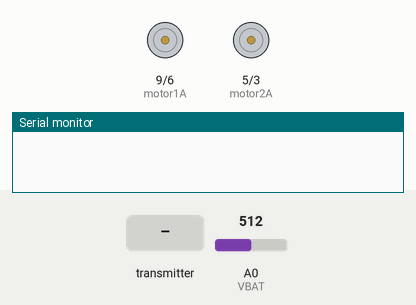
A sketch run on a simulated Arduino Uno, built with avr-gcc and run on an emulated ATmega328P. Shown: motor-driver pin pairs drawn as motors (green arrow = first pin HIGH = forward, orange = second pin HIGH = backward, longer = more drive, scaled by the enable pin), the last lines printed to the serial monitor. Inputs (shaded band) come from the test bench; at power-on: A0 (VBAT) = 512. No radio packets arrive unless stated.

Above: at 1.2 s.
1.3 s: the transmitter starts sending micro_sec = 0
At 2.16 s:
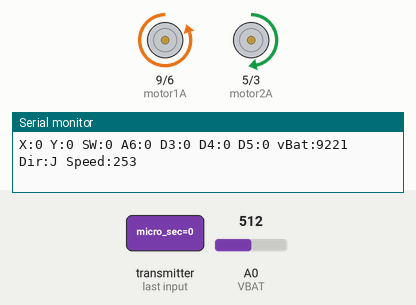
4.3 s: the transmitter starts sending Xposition = 256
7.3 s: the transmitter starts sending Yposition = 256
8.8 s: the transmitter starts sending Xposition = 512
At 9.1 s:
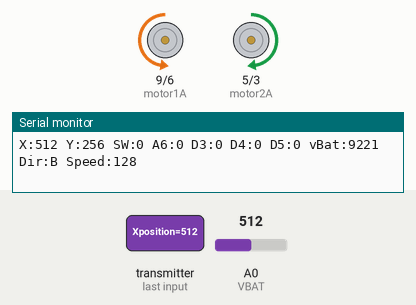
10.3 s: the transmitter starts sending Yposition = 0
At 11.5 s:
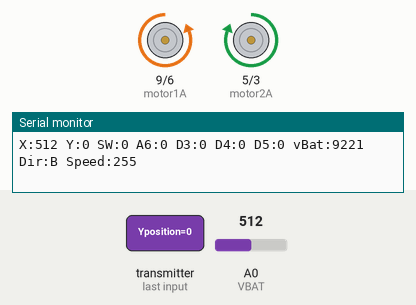
11.8 s: the transmitter starts sending Xposition = 1023
At 13.3 s:
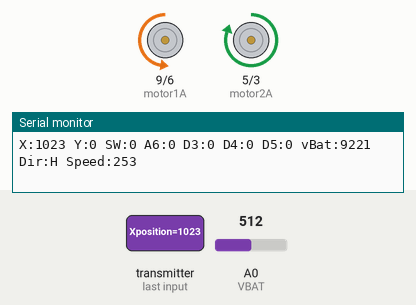
Timing chart, 0 to 14.4 s (numbered marks = the images above; inputs shaded):
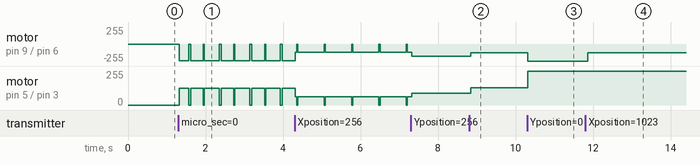

Measured:
- after the input at 1.3 s, motor on pin 9 (motor1A) / pin 6 (motor1B): stopped → backward 253/255 at once, then repeats every 0.38 s: stopped 0.05 s, backward 253/255 0.33 s; motor on pin 5 (motor2A) / pin 3 (motor2B): stopped → forward 126/255 at once, then repeats every 0.38 s: stopped 0.05 s, forward 126/255 0.33 s
- after the input at 8.8 s, motor on pin 9 (motor1A) / pin 6 (motor1B): backward 181/255 → backward 128/255 after 0.05 s; motor on pin 5 (motor2A) / pin 3 (motor2B): forward 90/255 → forward 128/255 after 0.05 s
- after the input at 10.3 s, motor on pin 9 (motor1A) / pin 6 (motor1B): backward 128/255 → backward 255/255 at once; motor on pin 5 (motor2A) / pin 3 (motor2B): forward 128/255 → forward 255/255 at once
- after the input at 11.8 s, motor on pin 9 (motor1A) / pin 6 (motor1B): backward 255/255 → backward 128/255 after 0.06 s; motor on pin 5 (motor2A) / pin 3 (motor2B): forward 255/255 → forward 253/255 after 0.06 s

The sketch:

RoboCAP_RC_Rx.ino
```cpp
/*
 * www.Makerspace-Az.org
 * Arduino Sketch: 4X4 Robot masin, Radio Receiver Robot Control (Rx)
 * Kommunikasiya: nRF24L01 2.4GHz
 * son modifikasia tarixi: 21 Iyul 2016
 * [azerimaker]
*/

/*-----( Kitabxana elavesi)-----*/
#include <SPI.h>
#include <RF24.h>
//#include <SoftwareSerial.h>


// eyni anda yalniz bir rejimi aktivlesdirin
//#define BLUETOOTH_MODE
//#define nRF_MODE


/*-----(  Sabitler ve Pin Nomreleri )-----*/
#define MAX_SPEED 255 // analogWrite maks qiymeti

// nRF24L01 modulu uchun
#define CE_PIN   8
#define CSN_PIN 10

// L298n Motor Surucu pinleri
#define ENA A2      // Motor A Enable
#define motor1A 9     // INA
#define motor1B 6     // INB
#define motor2A 5     // INC
#define motor2B 3     // IND
#define ENB A3		  // Motor B Enable

#define VBAT A0      // Batareya gerginliyi
#define V_Divider_Coeff 0.01801F // gerginlik bolucuden alinir

// HC-06 Bluetooth Modul pinleri
//#define Rx 4          // -> HC-06 TxD
//#define Tx 7 		  // -> HC-06 RxD

#define X_min 480
#define X_max 530
#define Y_min 480
#define Y_max 530

 // deyishenlar ve sabitler
//char BT_RECEIVED;   // BT-dan gelen simvol
//char PC_RECEIVED;   // PC-den gelen simvol

/*-----( Radio Obyektinin yaradilmasi )-----*/
RF24 radio(CE_PIN, CSN_PIN);
// Hardware serial PC ile kommunikasiya ucun lazim oldughu ucun SoftwareSerial ishledirik
//SoftwareSerial BTserial(Rx, Tx);

/*-----( Funksiya Prototipleri )-----*/
void calcDirection(int X_pos, int Y_pos);
void calcSpeed(int X_pos, int Y_pos);
void driveRobot(char DIRECTION, unsigned char SPEED);
void setSpeedRight(unsigned char SPEED, boolean DIR);
void setSpeedLeft(unsigned char SPEED, boolean DIR);
void motorTormozla(void);
int  readBatteryVoltage(void);

/*-----( Deyishenler )-----*/
byte addresses[][6] = {"1Node", "2Node"}; //  nRF ucun "Pipe" adlari
byte failsafe_count = 0;

struct dataStruct {
  unsigned long micro_sec;  // to save response times
  int Xposition;          // The Joystick position values
  int Yposition;
  bool switchOn;          // The Joystick push-down switch
  bool TL_BTN;
  bool TR_BTN;
  bool BL_BTN;
  bool BR_BTN;
  int robot_Vbat;
} myData;

char Joystick_Dir;     // Joystick kordinatlarini hereket istiqametine ve
unsigned char Joystick_Speed = 0;   // surete cevirmek
int X_map, Y_map;
unsigned int X_sq, Y_sq;     // suret vektorunun hesablamaq uchun

boolean FORWARD = true; // ireli
boolean BACKWARD = false; // geri

/****** SETUP: Bir defe icra olunacaq ******/
void setup()
{
  Serial.begin(9600);

  pinMode(motor1A, OUTPUT);
  pinMode(motor1B, OUTPUT);
  pinMode(motor2A, OUTPUT);
  pinMode(motor2B, OUTPUT);
  pinMode(ENA, OUTPUT);
  pinMode(ENB, OUTPUT);

  // L298n aktivlesdir
  digitalWrite(ENA, HIGH);
  digitalWrite(ENB, HIGH);
  motorTormozla(); // tekerleri tormozla, ehtiyat ucun

  //BTserial.begin(9600);
  radio.begin();
  radio.setChannel(108);  //   2.508 Ghz - WiFi siqnallarindan yuksek bir kanal deyeri sech
  radio.setDataRate(RF24_250KBPS); // Data gonderme sureti
  radio.setPALevel(RF24_PA_LOW); // Oturme gucu: RF24_PA_MIN, RF24_PA_LOW, RF24_PA_HIGH, RF24_PA_MAX

  radio.openWritingPipe(addresses[1]); // Oturucu Pipe (kanali) ishe sal
  radio.openReadingPipe(1, addresses[0]); // Qebul Pipe (kanali) ishe sal

  radio.startListening(); // Radio siqnallari dinlemeye bashla
  //radio.printDetails(); //kommenti sileniz coxlu Debug informasiyasi print olunacaq

} /****** SETUP sonu ******/


// implement MODE selection

 /****** LOOP: Daimi tekrarlanir ******/
void loop()
{
    if ( radio.available() )
    {
      while ( radio.available() )   // Qebul Pipe-da melumat olarsa
      {
        radio.read( &myData, sizeof(myData) ); // Radio melumati oxu
      }

      radio.stopListening();
        myData.robot_Vbat =  readBatteryVoltage();           // Batareya gerginliyini elave et                        // First, stop listening so we can transmit
        radio.write( &myData, sizeof(myData) );              // Send the received data back.
      radio.startListening();                              // Now, resume listening so we catch the next packets.


      // Yeni qebul olunmush melumati robotun hereket sxemine uyghunlashdir
      calcDirection(myData.Xposition, myData.Yposition); // S,F,B,L,R,I,G,H,J
      calcSpeed(myData.Xposition, myData.Yposition);  // 0-255
      driveRobot(Joystick_Dir, Joystick_Speed);

      Serial.print("X:"); Serial.print(myData.Xposition);
      Serial.print(" Y:"); Serial.print(myData.Yposition);
      Serial.print(" SW:"); Serial.print(myData.switchOn);
      Serial.print(" A6:"); Serial.print(myData.TL_BTN);
      Serial.print(" D3:"); Serial.print(myData.TR_BTN);
      Serial.print(" D4:"); Serial.print(myData.BL_BTN);
      Serial.print(" D5:"); Serial.print(myData.BR_BTN);
      Serial.print(" vBat:"); Serial.print(myData.robot_Vbat);
      Serial.print(" Dir:"); Serial.print(Joystick_Dir);
      Serial.print(" Speed:"); Serial.println(Joystick_Speed);

    }else{
      failsafe_count++;
      if(failsafe_count>10){
        failsafe_count=0;
        motorTormozla();
      }
    }
    delay(20);

}  /****** LOOP sonu ******/

 /*
 * Bu funksiya X,Y qiymetlerine esasen qlobal
 * Istiqamet deyishenini yenileyir
 */

 void calcDirection(int X_pos, int Y_pos){

  if((X_pos >= X_min && X_pos <= X_max) && Y_pos >= Y_max)
  {
    Joystick_Dir = 'F';
  }
  else if(X_pos >= X_min && X_pos <= X_max && Y_pos <= Y_min)
  {
    Joystick_Dir = 'B';
  }
  else if(Y_pos >= Y_min && Y_pos <= Y_max && X_pos >= X_max)
  {
    Joystick_Dir = 'L';
  }
  else if(Y_pos >= Y_min && Y_pos <= Y_max && X_pos <= X_min)
  {
    Joystick_Dir = 'R';
  }
  else if(X_pos <= X_min && Y_pos >= Y_max)
  {
    Joystick_Dir = 'I';
  }
  else if(X_pos >= X_max && Y_pos >= Y_max)
  {
    Joystick_Dir = 'G';
  }
  else if(X_pos >= X_max && Y_pos <= Y_min)
  {
    Joystick_Dir = 'H';
  }
  else if(X_pos <= X_min && Y_pos <= Y_min)
  {
    Joystick_Dir = 'J';
  }
  else{
      Joystick_Dir = 'S'; // deadzone
  }
}


/*
 * Bu funksiya X,Y qiymetlerine esasen qlobal
 * Suret deyishenini yenileyir
 */

 void calcSpeed(int X_pos, int Y_pos){

  X_map = map(X_pos, 0, 1023, -255, 255); // intervali deyish
  Y_map = map(Y_pos, 0, 1023, -255, 255);

  X_map = abs(X_map); // musbet edede cevir
  Y_map = abs(Y_map);

  X_sq = sq(X_map); // kvadrata yukselt
  Y_sq = sq(Y_map);

  Joystick_Speed = (unsigned char)sqrt(X_sq + Y_sq); // Joystick suret vektorunu hesabla, Pifaqor teoremi :)
  if(Joystick_Speed>255){
    Joystick_Speed = 255;
  }
}

/*
 * Bu funksiya suret ve istiqamet deyishenine esasen motor suretini
 * teyin edir
 */


void driveRobot(char DIRECTION, unsigned char SPEED)
{

  byte speed = map(SPEED, 0, MAX_SPEED, 0, 255);// SPEED 0-100, intervali deyish 0-255
  byte speed_div2 = speed/2;
  byte speed_div4 = speed/4;

  switch(DIRECTION){
      case 'F': // Forward - Ireli
          setSpeedRight(speed, FORWARD);
          setSpeedLeft( speed, FORWARD);
          break;
      case 'B': // Backward - Geri
          setSpeedRight(speed, BACKWARD);
          setSpeedLeft( speed, BACKWARD);
          break;
      case 'L': // Left - Sola
          setSpeedRight(speed_div4, FORWARD);
          setSpeedLeft( speed_div4, BACKWARD);
          break;
      case 'R': // Right - Sagha
          setSpeedRight(speed_div4, BACKWARD);
          setSpeedLeft( speed_div4, FORWARD);
          break;
      case 'G': // Left + Forward
          setSpeedRight(speed, FORWARD);
          setSpeedLeft( speed_div2, FORWARD);
            break;
      case 'I': // Right + Forward
          setSpeedRight(speed_div2, FORWARD);
          setSpeedLeft( speed, FORWARD);
          break;
      case 'H': // Left + Backward
          setSpeedRight(speed, BACKWARD);
          setSpeedLeft( speed_div2, BACKWARD);
          break;
      case 'J': // Right + Backward
          setSpeedRight(speed_div2, BACKWARD);
          setSpeedLeft( speed, BACKWARD);
          break;
      default:
            motorTormozla(); // istenilen bashqa simvol olduqda tekerleri tormozla
            break;
    }
}


/*
 * sag ve sol tekerlerin suretini ve istiqametini
 * teyin eden funksiyalar
 */

void setSpeedRight(unsigned char SPEED, boolean DIR)
{
  if(DIR == true){
      digitalWrite(motor2A, LOW);
      analogWrite (motor2B, SPEED);
  }
  else{
      analogWrite(motor2A, SPEED);
      digitalWrite(motor2B, LOW);
  }

}

void setSpeedLeft(byte SPEED, boolean DIR)
{
  if(DIR == true){
      analogWrite(motor1A, SPEED);
      digitalWrite(motor1B, LOW);
  }
  else{

      digitalWrite(motor1A, LOW);
      analogWrite (motor1B, SPEED);
  }

}

void motorTormozla(void)
{
    digitalWrite(motor1A, LOW);
    digitalWrite(motor1B, LOW);
    digitalWrite(motor2A, LOW);
    digitalWrite(motor2B, LOW);
}


int  readBatteryVoltage(void){
  int voltage = 1000 * V_Divider_Coeff * analogRead(VBAT); // convert raw analog to mV
  //TODO: convert raw ADC reading to mV
  return voltage; // milliVolt
}
```
